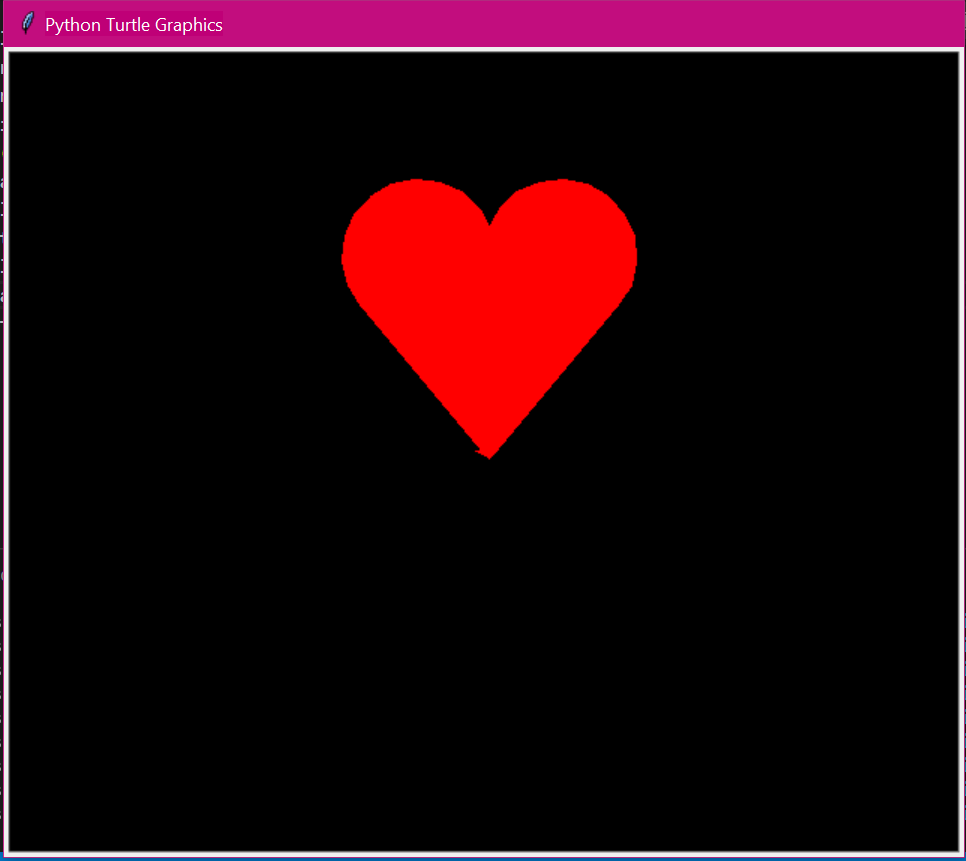

Here is the Python script that generated this plot:
from turtle import *
bgcolor('black')
color('red')
begin_fill()
pensize(3)
left(50)
forward(133)
circle(50,200)
right(140)
circle(50,200)
forward(133)
end_fill()
